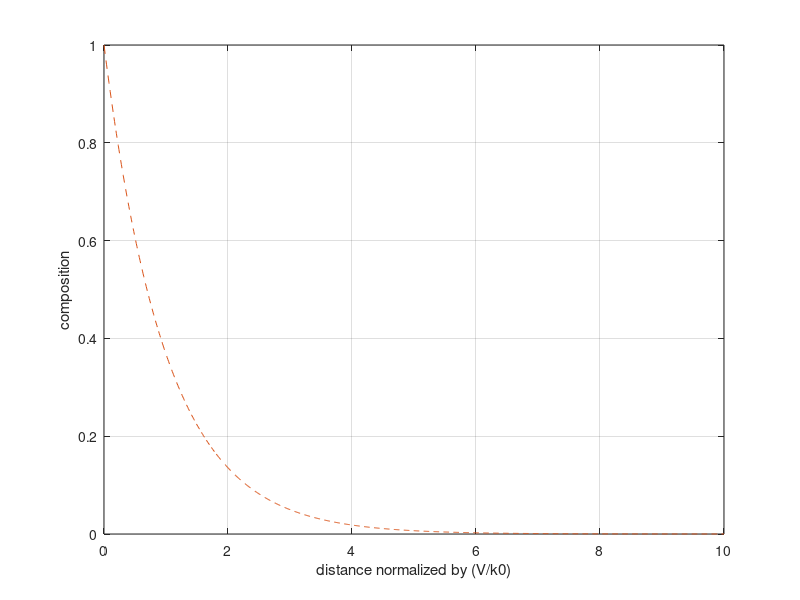

Reproduce this figure in MATLAB.
clear
close all
% analytical solution for kinetic delay along a linear temperature path (T(x) = T0 + ga*x)
V = 3e-9; % slab velocity (m/s)
k0 = 1e-13; % reaction constant (s^-1)
Ea = 0; % activation energy J/mol
R = 8.314; % gas constant
T0 = 20; % temperature (K) at beginning of path
ga = 0.008; % temperature gradient (K/m) along the path

k0T = k0*exp(-Ea./(R*T0));

L = V/k0T; % characteristic length scale
EI = @(x) real(-expint(-x)); % exponential integral function

Nx = 1000;
x = linspace(0,10*L,Nx);
T = T0 + ga*x;
c = exp(-(k0/V)*(Ea/(ga*R))*(EI(-Ea./(R*T))  + (R*T/Ea).*exp(-Ea./(R*T))));
cT = exp(-(k0T/V)*x);

figure(1)
plot(x/L,c)
xlabel('distance normalized by (V/k0)')
ylabel('composition')
grid on 
hold on
plot(x/L,cT,'--')
